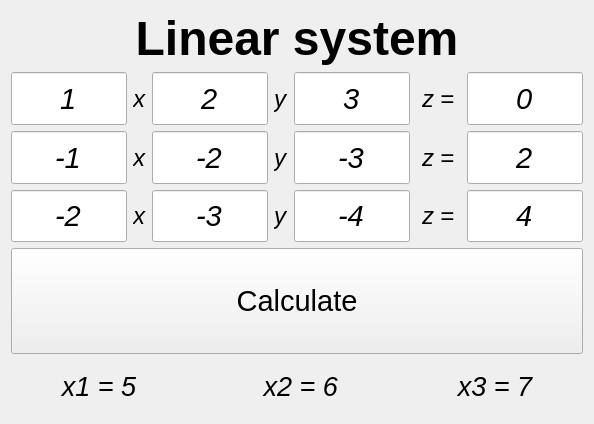
<?xml version="1.0" encoding="UTF-8"?>
<ui version="4.0">
 <class>Form</class>
 <widget class="QWidget" name="Form">
  <property name="geometry">
   <rect>
    <x>0</x>
    <y>0</y>
    <width>594</width>
    <height>424</height>
   </rect>
  </property>
  <property name="windowTitle">
   <string>Form</string>
  </property>
  <layout class="QGridLayout" name="gridLayout">
   <item row="4" column="0" colspan="10">
    <widget class="QPushButton" name="pushButton">
     <property name="sizePolicy">
      <sizepolicy hsizetype="Expanding" vsizetype="Expanding">
       <horstretch>0</horstretch>
       <verstretch>2</verstretch>
      </sizepolicy>
     </property>
     <property name="baseSize">
      <size>
       <width>0</width>
       <height>0</height>
      </size>
     </property>
     <property name="font">
      <font>
       <pointsize>22</pointsize>
       <weight>50</weight>
       <italic>false</italic>
       <bold>false</bold>
      </font>
     </property>
     <property name="text">
      <string>Calculate</string>
     </property>
     <property name="checkable">
      <bool>false</bool>
     </property>
    </widget>
   </item>
   <item row="2" column="4">
    <widget class="QLineEdit" name="lineEdit_7">
     <property name="sizePolicy">
      <sizepolicy hsizetype="Expanding" vsizetype="Expanding">
       <horstretch>0</horstretch>
       <verstretch>1</verstretch>
      </sizepolicy>
     </property>
     <property name="font">
      <font>
       <pointsize>22</pointsize>
       <italic>true</italic>
      </font>
     </property>
     <property name="text">
      <string>-3</string>
     </property>
     <property name="alignment">
      <set>Qt::AlignCenter</set>
     </property>
    </widget>
   </item>
   <item row="2" column="0">
    <widget class="QLineEdit" name="lineEdit_5">
     <property name="sizePolicy">
      <sizepolicy hsizetype="Expanding" vsizetype="Expanding">
       <horstretch>0</horstretch>
       <verstretch>1</verstretch>
      </sizepolicy>
     </property>
     <property name="font">
      <font>
       <pointsize>22</pointsize>
       <italic>true</italic>
      </font>
     </property>
     <property name="text">
      <string>-1</string>
     </property>
     <property name="alignment">
      <set>Qt::AlignCenter</set>
     </property>
    </widget>
   </item>
   <item row="2" column="2">
    <widget class="QLineEdit" name="lineEdit_6">
     <property name="sizePolicy">
      <sizepolicy hsizetype="Expanding" vsizetype="Expanding">
       <horstretch>0</horstretch>
       <verstretch>1</verstretch>
      </sizepolicy>
     </property>
     <property name="font">
      <font>
       <pointsize>22</pointsize>
       <italic>true</italic>
      </font>
     </property>
     <property name="text">
      <string>-2</string>
     </property>
     <property name="alignment">
      <set>Qt::AlignCenter</set>
     </property>
    </widget>
   </item>
   <item row="2" column="6">
    <widget class="QLabel" name="label_8">
     <property name="sizePolicy">
      <sizepolicy hsizetype="Preferred" vsizetype="Expanding">
       <horstretch>0</horstretch>
       <verstretch>0</verstretch>
      </sizepolicy>
     </property>
     <property name="font">
      <font>
       <pointsize>18</pointsize>
       <italic>true</italic>
      </font>
     </property>
     <property name="text">
      <string>z</string>
     </property>
    </widget>
   </item>
   <item row="0" column="0" colspan="10">
    <widget class="QLabel" name="label">
     <property name="sizePolicy">
      <sizepolicy hsizetype="Preferred" vsizetype="Preferred">
       <horstretch>0</horstretch>
       <verstretch>1</verstretch>
      </sizepolicy>
     </property>
     <property name="font">
      <font>
       <pointsize>36</pointsize>
       <weight>75</weight>
       <italic>false</italic>
       <bold>true</bold>
      </font>
     </property>
     <property name="text">
      <string>Linear system</string>
     </property>
     <property name="alignment">
      <set>Qt::AlignCenter</set>
     </property>
    </widget>
   </item>
   <item row="1" column="7">
    <widget class="QLabel" name="label_2">
     <property name="font">
      <font>
       <pointsize>18</pointsize>
       <italic>true</italic>
      </font>
     </property>
     <property name="text">
      <string>=</string>
     </property>
    </widget>
   </item>
   <item row="2" column="7">
    <widget class="QLabel" name="label_9">
     <property name="sizePolicy">
      <sizepolicy hsizetype="Preferred" vsizetype="Expanding">
       <horstretch>0</horstretch>
       <verstretch>0</verstretch>
      </sizepolicy>
     </property>
     <property name="font">
      <font>
       <pointsize>18</pointsize>
       <italic>true</italic>
      </font>
     </property>
     <property name="text">
      <string>=</string>
     </property>
    </widget>
   </item>
   <item row="2" column="3">
    <widget class="QLabel" name="label_7">
     <property name="sizePolicy">
      <sizepolicy hsizetype="Preferred" vsizetype="Expanding">
       <horstretch>0</horstretch>
       <verstretch>0</verstretch>
      </sizepolicy>
     </property>
     <property name="font">
      <font>
       <pointsize>18</pointsize>
       <italic>true</italic>
      </font>
     </property>
     <property name="text">
      <string>y</string>
     </property>
    </widget>
   </item>
   <item row="1" column="9">
    <widget class="QLineEdit" name="lineEdit_4">
     <property name="sizePolicy">
      <sizepolicy hsizetype="Expanding" vsizetype="Expanding">
       <horstretch>0</horstretch>
       <verstretch>1</verstretch>
      </sizepolicy>
     </property>
     <property name="font">
      <font>
       <pointsize>22</pointsize>
       <italic>true</italic>
      </font>
     </property>
     <property name="text">
      <string>0</string>
     </property>
     <property name="alignment">
      <set>Qt::AlignCenter</set>
     </property>
    </widget>
   </item>
   <item row="1" column="2">
    <widget class="QLineEdit" name="lineEdit_2">
     <property name="sizePolicy">
      <sizepolicy hsizetype="Expanding" vsizetype="Expanding">
       <horstretch>0</horstretch>
       <verstretch>1</verstretch>
      </sizepolicy>
     </property>
     <property name="font">
      <font>
       <pointsize>22</pointsize>
       <italic>true</italic>
      </font>
     </property>
     <property name="text">
      <string>2</string>
     </property>
     <property name="alignment">
      <set>Qt::AlignCenter</set>
     </property>
    </widget>
   </item>
   <item row="2" column="9">
    <widget class="QLineEdit" name="lineEdit_8">
     <property name="sizePolicy">
      <sizepolicy hsizetype="Expanding" vsizetype="Expanding">
       <horstretch>0</horstretch>
       <verstretch>1</verstretch>
      </sizepolicy>
     </property>
     <property name="font">
      <font>
       <pointsize>22</pointsize>
       <italic>true</italic>
      </font>
     </property>
     <property name="text">
      <string>2</string>
     </property>
     <property name="alignment">
      <set>Qt::AlignCenter</set>
     </property>
    </widget>
   </item>
   <item row="2" column="1">
    <widget class="QLabel" name="label_6">
     <property name="sizePolicy">
      <sizepolicy hsizetype="Preferred" vsizetype="Expanding">
       <horstretch>0</horstretch>
       <verstretch>0</verstretch>
      </sizepolicy>
     </property>
     <property name="font">
      <font>
       <pointsize>18</pointsize>
       <italic>true</italic>
      </font>
     </property>
     <property name="text">
      <string>x</string>
     </property>
    </widget>
   </item>
   <item row="1" column="6">
    <widget class="QLabel" name="label_5">
     <property name="font">
      <font>
       <pointsize>18</pointsize>
       <italic>true</italic>
      </font>
     </property>
     <property name="text">
      <string>z</string>
     </property>
    </widget>
   </item>
   <item row="1" column="3">
    <widget class="QLabel" name="label_4">
     <property name="font">
      <font>
       <pointsize>18</pointsize>
       <italic>true</italic>
      </font>
     </property>
     <property name="text">
      <string>y</string>
     </property>
    </widget>
   </item>
   <item row="1" column="1">
    <widget class="QLabel" name="label_3">
     <property name="font">
      <font>
       <pointsize>18</pointsize>
       <italic>true</italic>
      </font>
     </property>
     <property name="text">
      <string>x</string>
     </property>
    </widget>
   </item>
   <item row="1" column="0">
    <widget class="QLineEdit" name="lineEdit">
     <property name="sizePolicy">
      <sizepolicy hsizetype="Expanding" vsizetype="Expanding">
       <horstretch>0</horstretch>
       <verstretch>1</verstretch>
      </sizepolicy>
     </property>
     <property name="font">
      <font>
       <pointsize>22</pointsize>
       <italic>true</italic>
      </font>
     </property>
     <property name="text">
      <string>1</string>
     </property>
     <property name="alignment">
      <set>Qt::AlignCenter</set>
     </property>
    </widget>
   </item>
   <item row="1" column="4">
    <widget class="QLineEdit" name="lineEdit_3">
     <property name="sizePolicy">
      <sizepolicy hsizetype="Expanding" vsizetype="Expanding">
       <horstretch>0</horstretch>
       <verstretch>1</verstretch>
      </sizepolicy>
     </property>
     <property name="font">
      <font>
       <pointsize>22</pointsize>
       <italic>true</italic>
      </font>
     </property>
     <property name="text">
      <string>3</string>
     </property>
     <property name="alignment">
      <set>Qt::AlignCenter</set>
     </property>
    </widget>
   </item>
   <item row="3" column="0">
    <widget class="QLineEdit" name="lineEdit_9">
     <property name="sizePolicy">
      <sizepolicy hsizetype="Expanding" vsizetype="Expanding">
       <horstretch>0</horstretch>
       <verstretch>1</verstretch>
      </sizepolicy>
     </property>
     <property name="font">
      <font>
       <pointsize>22</pointsize>
       <italic>true</italic>
      </font>
     </property>
     <property name="text">
      <string>-2</string>
     </property>
     <property name="alignment">
      <set>Qt::AlignCenter</set>
     </property>
    </widget>
   </item>
   <item row="3" column="1">
    <widget class="QLabel" name="label_10">
     <property name="sizePolicy">
      <sizepolicy hsizetype="Preferred" vsizetype="Expanding">
       <horstretch>0</horstretch>
       <verstretch>0</verstretch>
      </sizepolicy>
     </property>
     <property name="font">
      <font>
       <pointsize>18</pointsize>
       <italic>true</italic>
      </font>
     </property>
     <property name="text">
      <string>x</string>
     </property>
    </widget>
   </item>
   <item row="3" column="2">
    <widget class="QLineEdit" name="lineEdit_10">
     <property name="sizePolicy">
      <sizepolicy hsizetype="Expanding" vsizetype="Expanding">
       <horstretch>0</horstretch>
       <verstretch>1</verstretch>
      </sizepolicy>
     </property>
     <property name="font">
      <font>
       <pointsize>22</pointsize>
       <italic>true</italic>
      </font>
     </property>
     <property name="text">
      <string>-3</string>
     </property>
     <property name="alignment">
      <set>Qt::AlignCenter</set>
     </property>
    </widget>
   </item>
   <item row="3" column="3">
    <widget class="QLabel" name="label_11">
     <property name="sizePolicy">
      <sizepolicy hsizetype="Preferred" vsizetype="Expanding">
       <horstretch>0</horstretch>
       <verstretch>0</verstretch>
      </sizepolicy>
     </property>
     <property name="font">
      <font>
       <pointsize>18</pointsize>
       <italic>true</italic>
      </font>
     </property>
     <property name="text">
      <string>y</string>
     </property>
    </widget>
   </item>
   <item row="3" column="4">
    <widget class="QLineEdit" name="lineEdit_11">
     <property name="sizePolicy">
      <sizepolicy hsizetype="Expanding" vsizetype="Expanding">
       <horstretch>0</horstretch>
       <verstretch>1</verstretch>
      </sizepolicy>
     </property>
     <property name="font">
      <font>
       <pointsize>22</pointsize>
       <italic>true</italic>
      </font>
     </property>
     <property name="text">
      <string>-4</string>
     </property>
     <property name="alignment">
      <set>Qt::AlignCenter</set>
     </property>
    </widget>
   </item>
   <item row="3" column="6">
    <widget class="QLabel" name="label_12">
     <property name="sizePolicy">
      <sizepolicy hsizetype="Preferred" vsizetype="Expanding">
       <horstretch>0</horstretch>
       <verstretch>0</verstretch>
      </sizepolicy>
     </property>
     <property name="font">
      <font>
       <pointsize>18</pointsize>
       <italic>true</italic>
      </font>
     </property>
     <property name="text">
      <string>z</string>
     </property>
    </widget>
   </item>
   <item row="3" column="7">
    <widget class="QLabel" name="label_13">
     <property name="sizePolicy">
      <sizepolicy hsizetype="Preferred" vsizetype="Expanding">
       <horstretch>0</horstretch>
       <verstretch>0</verstretch>
      </sizepolicy>
     </property>
     <property name="font">
      <font>
       <pointsize>18</pointsize>
       <italic>true</italic>
      </font>
     </property>
     <property name="text">
      <string>=</string>
     </property>
    </widget>
   </item>
   <item row="3" column="9">
    <widget class="QLineEdit" name="lineEdit_12">
     <property name="sizePolicy">
      <sizepolicy hsizetype="Expanding" vsizetype="Expanding">
       <horstretch>0</horstretch>
       <verstretch>1</verstretch>
      </sizepolicy>
     </property>
     <property name="font">
      <font>
       <pointsize>22</pointsize>
       <italic>true</italic>
      </font>
     </property>
     <property name="text">
      <string>4</string>
     </property>
     <property name="alignment">
      <set>Qt::AlignCenter</set>
     </property>
    </widget>
   </item>
   <item row="5" column="0" colspan="10">
    <widget class="QLabel" name="label_14">
     <property name="sizePolicy">
      <sizepolicy hsizetype="Preferred" vsizetype="Preferred">
       <horstretch>0</horstretch>
       <verstretch>1</verstretch>
      </sizepolicy>
     </property>
     <property name="font">
      <font>
       <pointsize>20</pointsize>
       <italic>true</italic>
      </font>
     </property>
     <property name="text">
      <string>x1 = 5                 x2 = 6                x3 = 7</string>
     </property>
     <property name="alignment">
      <set>Qt::AlignCenter</set>
     </property>
    </widget>
   </item>
  </layout>
 </widget>
 <resources/>
 <connections/>
</ui>
